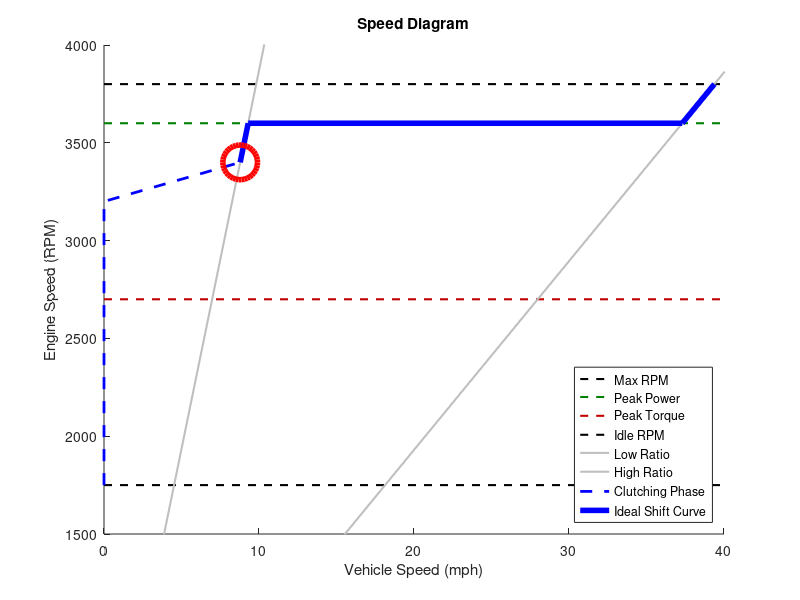

The MATLAB source for this figure:
%% Setup
% Reset
clear all;
close all;
clc;

% Engagement speed (TUNE)
engagement_speed = 3400;
plot_title = 'Speed Diagram';

% Car Specs
CVT_L = 3.85;                           % CVT low ratio
CVT_H = 0.96;                           % CVT high ratio
GB = 6.579;                             % Gearbox ratio
r = 11/12;                              % Effective wheel radius (ft)

% Notable engine RPMs
engine_idle = 1750;                     % Engine idle speed
peak_torque = 2700;                     % Peak torque
peak_power = 3600;                      % Peak power
engine_max = 3800;                      % Max engine speed



%% Calculate Vehicle Speed from Engine Speed + CVT Ratio
% Idle RPM
engine_speed_idle = engine_idle;
vehicle_speed_idle = 0;

% Clutching Phase
engine_speed_CP = engagement_speed - 200;   % Estimated
vehicle_speed_CP = vehicle_speed_idle;

% Low Ratio
engine_speed_L = engagement_speed;
vehicle_speed_L = engine_speed_L / 60 * 2 * pi / CVT_L / GB * r * 15/22;

% Peak power (low ratio)
engine_speed_1 = peak_power;                  
vehicle_speed_1 = engine_speed_1 / 60 * 2 * pi / CVT_L / GB * r * 15/22;

% Peak power (high ratio)
engine_speed_2 = peak_power;
vehicle_speed_2 = engine_speed_2 / 60 * 2 * pi / CVT_H / GB * r * 15/22;

% High Ratio
engine_speed_H = engine_max;
vehicle_speed_H = engine_speed_H / 60 * 2 * pi / CVT_H / GB * r * 15/22;



%% Plot
hold on;
% Max Engine Speed Line
plot([0, 100], [engine_max, engine_max], ...
    '--', 'LineWidth', 1.5, 'Color', [0, 0, 0]);
% Peak Power Line
plot([0, 100], [peak_power, peak_power], ...
    '--', 'LineWidth', 1.5, 'Color', [0, 0.5, 0]);
% Peak Torque Line
plot([0, 100], [peak_torque, peak_torque], ...
    '--', 'LineWidth', 1.5, 'Color', [0.75, 0, 0]);
% Engine Idle Speed Line
plot([0, 100], [engine_idle, engine_idle], ...
    '--', 'LineWidth', 1.5, 'Color', [0, 0, 0]);
% Low Ratio Line
plot([0, 100], [0, 100 * 22/15 / r * GB * CVT_L / 2 / pi * 60], ...
    '', 'LineWidth', 1.5, 'Color', [0.75, 0.75, 0.75]);
% High Ratio Line
plot([0, 100], [0, 100 * 22/15 / r * GB * CVT_H / 2 / pi * 60], ...
    '', 'LineWidth', 1.5, 'Color', [0.75, 0.75, 0.75]);
% Pre-Engagement (ESTIMATED)
engine_speed_data = [engine_speed_idle, engine_speed_CP, engine_speed_L];
vehicle_speed_data = [vehicle_speed_idle, vehicle_speed_CP, vehicle_speed_L];
plot(vehicle_speed_data, engine_speed_data, '--b', 'LineWidth', 2);
% Post-Engagement
engine_speed_data = [engine_speed_L, engine_speed_1, engine_speed_2, engine_speed_H];
vehicle_speed_data = [vehicle_speed_L, vehicle_speed_1, vehicle_speed_2, vehicle_speed_H];
plot(vehicle_speed_data, engine_speed_data, 'b', 'LineWidth', 4);
% Plot Circle
plot(vehicle_speed_L, engagement_speed, 'or', 'MarkerSize', 25, 'LineWidth', 4);
% Plot Options
title(plot_title);
xlim([0, 40]);
ylim([0, 4000]);
ylim([1500, 4000]);
xlabel('Vehicle Speed (mph)');
ylabel('Engine Speed (RPM)');
legend('Max RPM', 'Peak Power', 'Peak Torque', 'Idle RPM', ...
    'Low Ratio', 'High Ratio', 'Clutching Phase', 'Ideal Shift Curve', ...
    'Location', 'southeast');